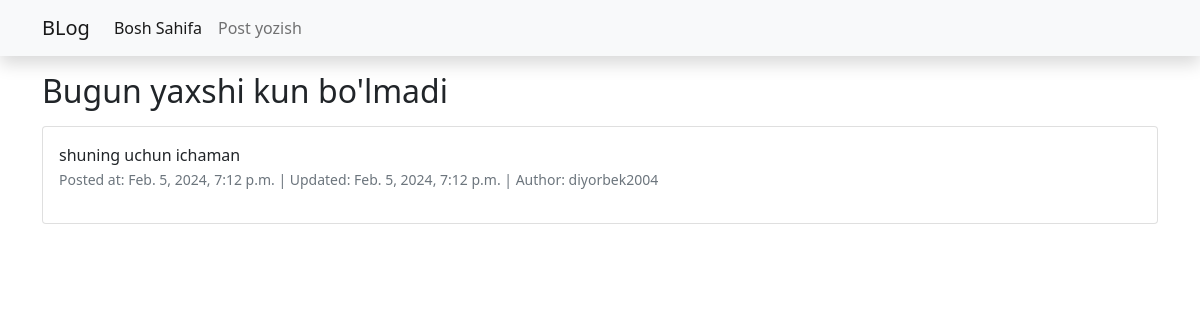
Page /10/ on the committed database.
### posts/models.py (models this page shows, shortened)
class Post(models.Model):
    auther = models.ForeignKey(User, on_delete=models.CASCADE)
    title = models.CharField(max_length=123)
    body = models.TextField()
    created = models.DateTimeField(auto_now_add=True)
    updated = models.DateTimeField(auto_now=True)
    class Meta:
        ordering = ["-id"]

### posts/views.py (the view)
# urls.py: path("<int:pk>/", PostDetailView.as_view(), name="detail"),
class PostDetailView(generic.DetailView):
    model = Post
    template_name = "detail.html"
    context_object_name = "post"

### templates/detail.html (shortened to what this page needs)
{% extends "base.html" %}
{% block content %}
    <h2 class="mt-3" >{{post.title}}</h2>
    <div class="card mt-3 ">
        <div class="card-body">
            {{post.body}}
            <p> <small class="text-muted" > Posted at: {{post.created}} | Updated: {{post.updated}} | Author: {{post.auther}} </small> </p>
      </div>
    </div>
{% endblock %}

### rows in the picture
Post: title "Bugun yaxshi kun bo'lmadi", body "shuning uchun ichaman", created "Feb. 5, 2024, 7:12 p.m.", updated "Feb. 5, 2024, 7:12 p.m.", auther "diyorbek2004"
